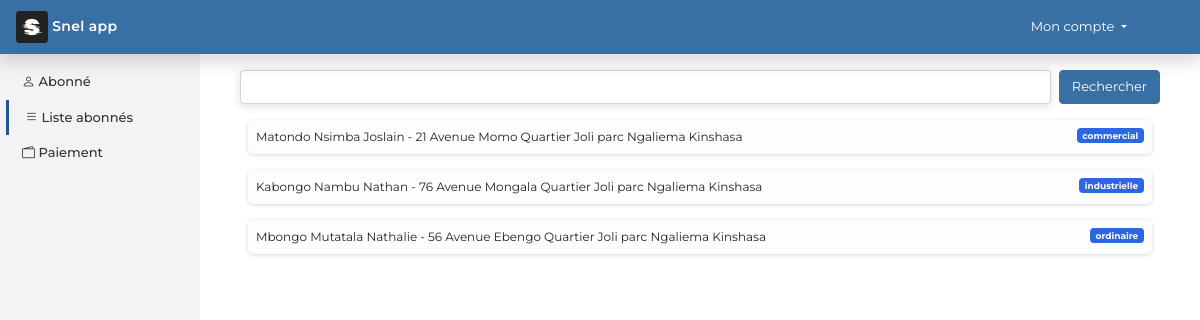
/app/read_subscribers/ (signed in), run on the app's committed database.
### app/models.py (models this page shows, shortened)
class Subscriber(models.Model):
    code_subscriber = models.CharField(max_length=20)
    name = models.CharField(max_length=50)
    last_name = models.CharField(max_length=50)
    first_name = models.CharField(max_length=50)
    address = models.CharField(max_length=200)
    type_subscriber = models.CharField(max_length=50)
    center = models.ForeignKey(Center, on_delete=models.CASCADE)

### app/views.py (the view)
# urls.py: path("read_subscribers/", Read_subscribers.as_view(), name="read_subscribers"),
class Read_subscribers(View):
    template_name = "app/read_subscribers.html"
    title = "Liste abonnés"
    def get(self, request):
        agent = Agent.objects.get(user__id = request.user.id)
        center = agent.center
        q = request.GET.get('q')
        if q:
            subscriber = Subscriber.objects.filter(center=center, name__contains=q)
        else:
            subscriber = Subscriber.objects.filter(center=center)
        return render(request, self.template_name, {
            'title':self.title,
            'subscribers':subscriber
        })

### templates/app/read_subscribers.html
{% extends 'main_app.html' %}
{% load static %}
{% block main_app %}
       <form method="get" class="p-3">
            <div class="d-flex justify-content-between">
            <input type="search" name="q" class="form-control me-2" id="search">
                 <button type="submit" class="btn btn-primary">Rechercher</button>
            </div>
        </form>
        <div class="container">
            {% for item in subscribers %}
                <p class="cvs p-2"><span class="badge bg-primary float-end">{{item.type_subscriber}}</span> {{item.name}} {{item.last_name}} {{item.first_name}} - {{item.address}}</p>
                {% empty %}
                    <p class="text-center text-gray mt-4"><i class="bi bi-view-list"></i> Liste vide pour le moment !</p>
            {% endfor %}
        </div>
    </div>
{% endblock main_app %}

### static/css/app.css (style rules this page uses)
body { font-family: 'Montserrat', sans-serif; font-size: 13.5px; }
.cvs { background-color: rgb(253, 253, 253); border-radius: 6px; font-size: 12px; box-shadow: rgba(0, 0, 0, 0.16) 0px 1px 4px; }

### data on the page
Subscriber: type_subscriber "commercial", name "Matondo", last_name "Nsimba", first_name "Joslain", address "21 Avenue Momo Quartier Joli parc Ngaliema Kinshasa"
Subscriber: type_subscriber "industrielle", name "Kabongo", last_name "Nambu", first_name "Nathan", address "76 Avenue Mongala Quartier Joli parc Ngaliema Kinshasa"
Subscriber: type_subscriber "ordinaire", name "Mbongo", last_name "Mutatala", first_name "Nathalie", address "56 Avenue Ebengo Quartier Joli parc Ngaliema Kinshasa"
